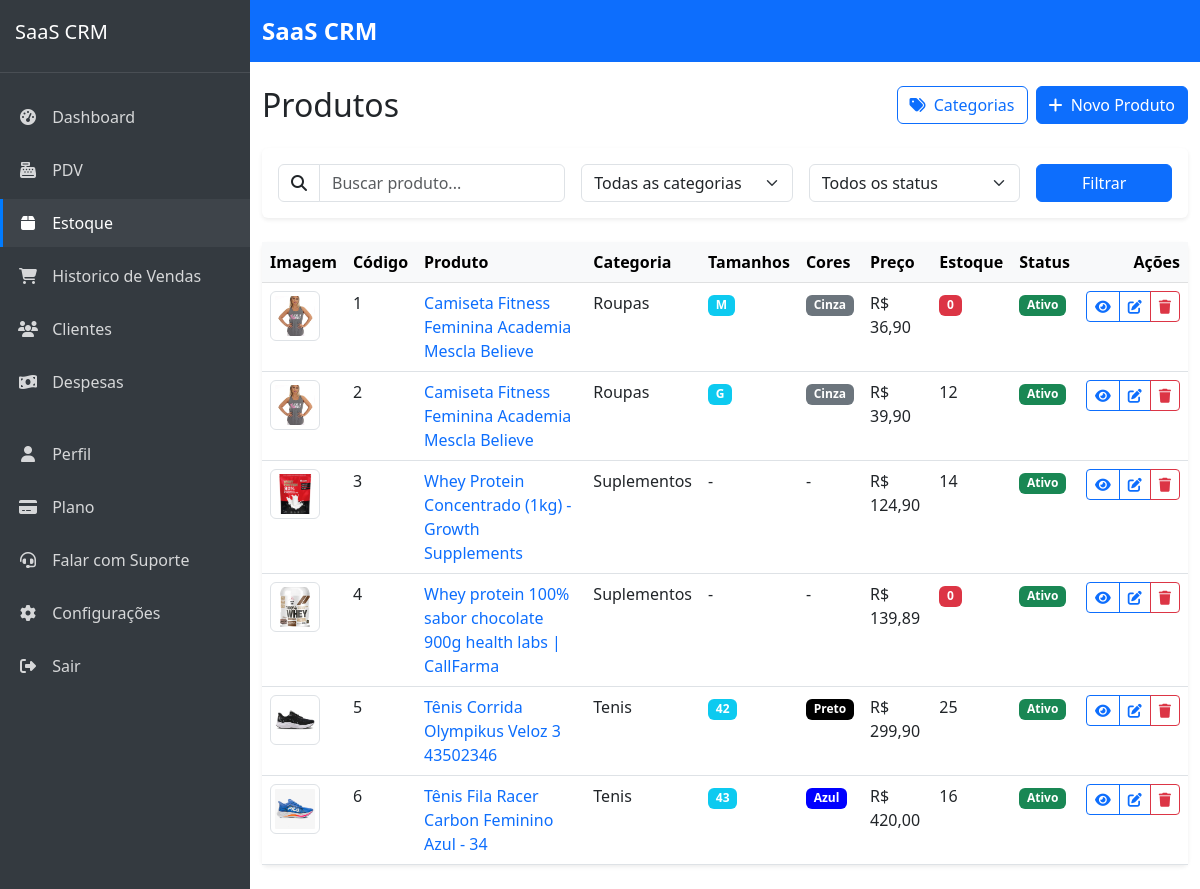
Screenshot of /sistema/produtos/ (signed in) with the database file from the repository.
### products/models.py (models this page shows, shortened)
class Product(models.Model):
    company = models.ForeignKey(Company, on_delete=models.CASCADE, verbose_name='Empresa', related_name='products')
    name = models.CharField('Nome', max_length=100)
    code = models.CharField('Código', max_length=50, unique=True, blank=True, null=True)
    description = models.TextField('Descrição', blank=True, null=True)
    category = models.ForeignKey(Category, on_delete=models.CASCADE, verbose_name='Categoria', related_name='products')
    price = models.DecimalField('Preço', max_digits=10, decimal_places=2)
    cost = models.DecimalField('Custo', max_digits=10, decimal_places=2)
    stock_quantity = models.PositiveIntegerField('Quantidade em estoque', default=0)
    stock_alert_level = models.PositiveIntegerField('Nível de alerta de estoque', default=10)
    barcode = models.CharField('Código de barras', max_length=100, blank=True, null=True)
    image = models.ImageField('Imagem', upload_to='products/', blank=True, null=True)
    is_active = models.BooleanField('Ativo', default=True)
    has_variations = models.BooleanField('Possui variações', default=False)
    created_at = models.DateTimeField('Criado em', auto_now_add=True)
    updated_at = models.DateTimeField('Atualizado em', auto_now=True)
    class Meta:
        verbose_name = 'Produto'
        verbose_name_plural = 'Produtos'
        ordering = ['name']
        unique_together = [['company', 'code'], ['company', 'barcode']]  # Prevent duplicate codes/barcodes within same company

class Category(models.Model):
    company = models.ForeignKey(Company, on_delete=models.CASCADE, verbose_name='Empresa', related_name='categories')
    name = models.CharField('Nome', max_length=100)
    description = models.TextField('Descrição', blank=True, null=True)
    created_at = models.DateTimeField('Criado em', auto_now_add=True)
    updated_at = models.DateTimeField('Atualizado em', auto_now=True)
    class Meta:
        verbose_name = 'Categoria'
        verbose_name_plural = 'Categorias'
        ordering = ['name']
        unique_together = ['company', 'name']  # Prevent duplicate category names within same company

class ProductVariation(models.Model):
    product = models.ForeignKey(Product, on_delete=models.CASCADE, verbose_name='Produto', related_name='variations')
    size = models.ForeignKey(Size, on_delete=models.CASCADE, verbose_name='Tamanho')
    color = models.ForeignKey(Color, on_delete=models.CASCADE, verbose_name='Cor')
    stock_quantity = models.PositiveIntegerField('Quantidade em estoque', default=0)
    stock_alert_level = models.PositiveIntegerField('Nível de alerta de estoque', default=3)
    sku = models.CharField('SKU', max_length=100, unique=True, blank=True, null=True)
    price_adjustment = models.DecimalField('Ajuste de preço', max_digits=10, decimal_places=2, default=0,
                                         help_text='Valor a ser adicionado/subtraído do preço base do produto')
    class Meta:
        verbose_name = 'Variação de Produto'
        verbose_name_plural = 'Variações de Produtos'
        unique_together = ['product', 'size', 'color']

class Size(models.Model):
    TIPO_CHOICES = (
        ('roupa', 'Roupa'),
        ('calcado', 'Calçado'),
    )
    company = models.ForeignKey(Company, on_delete=models.CASCADE, verbose_name='Empresa', related_name='sizes')
    name = models.CharField('Nome', max_length=10)  # PP, P, M, G, GG ou 36, 37, 38, etc
    tipo = models.CharField('Tipo', max_length=10, choices=TIPO_CHOICES, default='roupa')
    ordem = models.IntegerField('Ordem de exibição', default=0)
    class Meta:
        verbose_name = 'Tamanho'
        verbose_name_plural = 'Tamanhos'
        ordering = ['ordem', 'name']
        unique_together = ['company', 'name', 'tipo']

class Color(models.Model):
    company = models.ForeignKey(Company, on_delete=models.CASCADE, verbose_name='Empresa', related_name='colors')
    name = models.CharField('Nome', max_length=50)
    code = models.CharField('Código Hex', max_length=7, help_text='Ex: #FF0000', blank=True, null=True)
    class Meta:
        verbose_name = 'Cor'
        verbose_name_plural = 'Cores'
        ordering = ['name']
        unique_together = ['company', 'name']

### products/views.py (the view)
# urls.py: path('', views.product_list, name='product_list'),
@login_required
def product_list(request):
    categories = Category.objects.filter(company=request.user.company)
    products_query = Product.objects.filter(company=request.user.company)
    query = request.GET.get('q')
    category_id = request.GET.get('category')
    status = request.GET.get('status')
    if query:
        products_query = products_query.filter(
            Q(name__icontains=query) |
            Q(code__icontains=query) |
            Q(description__icontains=query)
        )
    if category_id:
        products_query = products_query.filter(category_id=category_id)
    if status == 'active':
        products_query = products_query.filter(is_active=True)
    elif status == 'inactive':
        products_query = products_query.filter(is_active=False)
    elif status == 'low_stock':
        products_with_low_stock = []
        for product in products_query:
            if product.is_stock_low():
                products_with_low_stock.append(product.id)
        products_query = products_query.filter(id__in=products_with_low_stock)
    products_query = products_query.annotate(
        numeric_code=Case(
            When(code__regex=r'^\d+$', then=Cast('code', output_field=IntegerField())),
            default=Value(999999),  # Valor alto para códigos não numéricos
            output_field=IntegerField()
        )
    ).order_by('numeric_code')
    paginator = Paginator(products_query, 20)  # 20 produtos por página
    page = request.GET.get('page')
    try:
        products = paginator.page(page)
    except PageNotAnInteger:
        products = paginator.page(1)
    except EmptyPage:
        products = paginator.page(paginator.num_pages)
    return render(request, 'products/product_list.html', {
        'products': products,
        'categories': categories
    })

### templates/products/product_list.html (shortened to what this page needs)
{% extends 'core/base.html' %}
{% block content %}
<div class="d-flex justify-content-between align-items-center mb-4">
    <h1 class="h2 mb-0">Produtos</h1>
    <div class="d-flex gap-2">
        <a href="{% url 'products:category_list' %}" class="btn btn-outline-primary">
            <i class="fas fa-tags me-1"></i> Categorias
        </a>
        <a href="{% url 'products:product_create' %}" class="btn btn-primary">
            <i class="fas fa-plus me-1"></i> Novo Produto
        </a>
    </div>
</div>
<div class="card border-0 shadow-sm mb-4">
    <div class="card-body">
        <form method="get" class="row g-3">
            <div class="col-md-4">
                <div class="input-group">
                    <span class="input-group-text bg-transparent">
                        <i class="fas fa-search"></i>
                    </span>
                    <input type="text" name="q" class="form-control" placeholder="Buscar produto..." value="{{ request.GET.q|default:'' }}">
                </div>
            </div>
            <div class="col-md-3">
                <select name="category" class="form-select">
                    <option value="">Todas as categorias</option>
                </select>
            </div>
            <div class="col-md-3">
                <select name="status" class="form-select">
                    <option value="">Todos os status</option>
                </select>
            </div>
            <div class="col-md-2">
                <button type="submit" class="btn btn-primary w-100">Filtrar</button>
            </div>
        </form>
    </div>
</div>
<div class="card border-0 shadow-sm">
    <div class="card-body p-0">
        <div class="table-responsive">
            <table class="table table-hover mb-0">
                <thead class="table-light">
                    <tr>
                        <th scope="col" style="width: 60px">Imagem</th>
                        <th scope="col">Código</th>
                        <th scope="col">Produto</th>
                        <th scope="col">Categoria</th>
                        <th scope="col">Tamanhos</th>
                        <th scope="col">Cores</th>
                        <th scope="col">Preço</th>
                        <th scope="col">Estoque</th>
                        <th scope="col">Status</th>
                        <th scope="col" class="text-end">Ações</th>
                    </tr>
                </thead>
                <tbody>
                    {% for product in products %}
                    <tr>
                        <td>
                            {% if product.image %}
                                <img src="{{ product.image.url }}" alt="{{ product.name }}" class="img-thumbnail" style="width: 50px; height: 50px; object-fit: cover;">
                            {% else %}
                                <div class="bg-light d-flex align-items-center justify-content-center" style="width: 50px; height: 50px;">
                                    <i class="fas fa-image text-muted"></i>
                                </div>
                            {% endif %}
                        </td>
                        <td>{{ product.code }}</td>
                        <td>
                            <a href="{% url 'products:product_detail' product.id %}" class="text-decoration-none">
                                {{ product.name }}
                            </a>
                        </td>
                        <td>{{ product.category.name|default:"-" }}</td>
                        <td>
                            {% if product.has_variations %}
                                {% for variation in product.variations.all %}
                                    {% if forloop.first or previous_size != variation.size.name %}
                                        <span class="badge bg-info">{{ variation.size.name }}</span>
                                    {% endif %}
                                {% empty %}
                                    -
                                {% endfor %}
                            {% else %}
                                -
                            {% endif %}
                        </td>
                        <td>
                            {% if product.has_variations %}
                                {% for variation in product.variations.all %}
                                    {% if forloop.first or previous_color != variation.color.name %}
                                        <span class="badge" style="background-color: {{ variation.color.code|default:'#6c757d' }}">{{ variation.color.name }}</span>
                                    {% endif %}
                                {% empty %}
                                    -
                                {% endfor %}
                            {% else %}
                                -
                            {% endif %}
                        </td>
                        <td>R$ {{ product.price }}</td>
                        <td>
                            {% if product.stock_quantity <= product.stock_alert_level %}
                            <span class="badge bg-danger">{{ product.stock_quantity }}</span>
                            {% else %}
                            {{ product.stock_quantity }}
                            {% endif %}
                        </td>
                        <td>
                            {% if product.is_active %}
                            <span class="badge bg-success">Ativo</span>
                            {% else %}
                            <span class="badge bg-secondary">Inativo</span>
                            {% endif %}
                        </td>
                        <td class="text-end">
                            <div class="btn-group">
                                <a href="{% url 'products:product_detail' product.id %}" class="btn btn-sm btn-outline-primary">
                                    <i class="fas fa-eye"></i>
                                </a>
                                <a href="{% url 'products:product_update' product.id %}" class="btn btn-sm btn-outline-primary">
                                    <i class="fas fa-edit"></i>
                                </a>
                                <button type="button" class="btn btn-sm btn-outline-danger" data-bs-toggle="modal" data-bs-target="#deleteModal{{ product.id }}">
                                    <i class="fas fa-trash"></i>
                                </button>
                            </div>
                        </td>
                    </tr>
                    {% endfor %}
                </tbody>
            </table>
        </div>
    </div>
</div>
{% endblock %}

### rows the page displays
Product: image (picture), code "1", name "Camiseta Fitness Feminina Academia Mescla Believe", category.name "Roupas", price "36,90", stock_quantity "0", is_active "Ativo"
ProductVariation: size.name "M", color.name "Cinza"
Product: image (picture), code "2", name "Camiseta Fitness Feminina Academia Mescla Believe", category.name "Roupas", price "39,90", stock_quantity "12", is_active "Ativo"
ProductVariation: size.name "G", color.name "Cinza"
Product: image (picture), code "3", name "Whey Protein Concentrado (1kg) - Growth Supplements", category.name "Suplementos", price "124,90", stock_quantity "14", is_active "Ativo"
Product: image (picture), code "4", name "Whey protein 100% sabor chocolate 900g health labs | CallFarma", category.name "Suplementos", price "139,89", stock_quantity "0", is_active "Ativo"
Product: image (picture), code "5", name "Tênis Corrida Olympikus Veloz 3 43502346", category.name "Tenis", price "299,90", stock_quantity "25", is_active "Ativo"
ProductVariation: size.name "42", color.name "Preto"
Product: image (picture), code "6", name "Tênis Fila Racer Carbon Feminino Azul - 34", category.name "Tenis", price "420,00", stock_quantity "16", is_active "Ativo"
ProductVariation: size.name "43", color.name "Azul"
